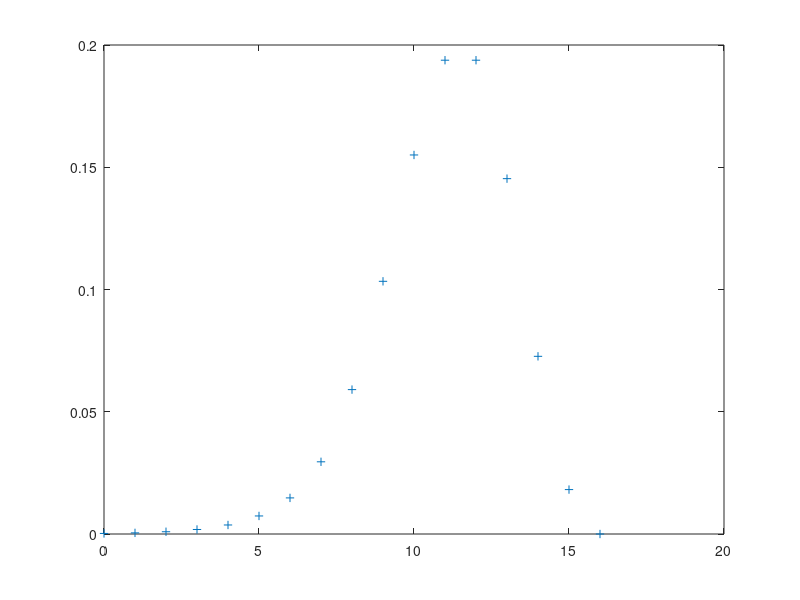

This chart was generated by the following MATLAB code:
clc
clear all
format long

N = 16;
N0 = 8;

b = 0.2;
m = 0.1;

pn = zeros(1, N+1);
pd = zeros(1, N+1);

pn(1,1) = 0;
pd(1,1) = 0;

for i=1:N
	if i < N0
		lim1 = b;
	else
		lim1 = b * (N-i) / (N-N0);
    end
	pn(1, i+1) = pn(1,i) + log(lim1);
	pd(1, i+1) = pd(1,i) + log(m);
end

p = exp(pn - pd);
p = p / sum(p);

plot([0:N], p, "+");
